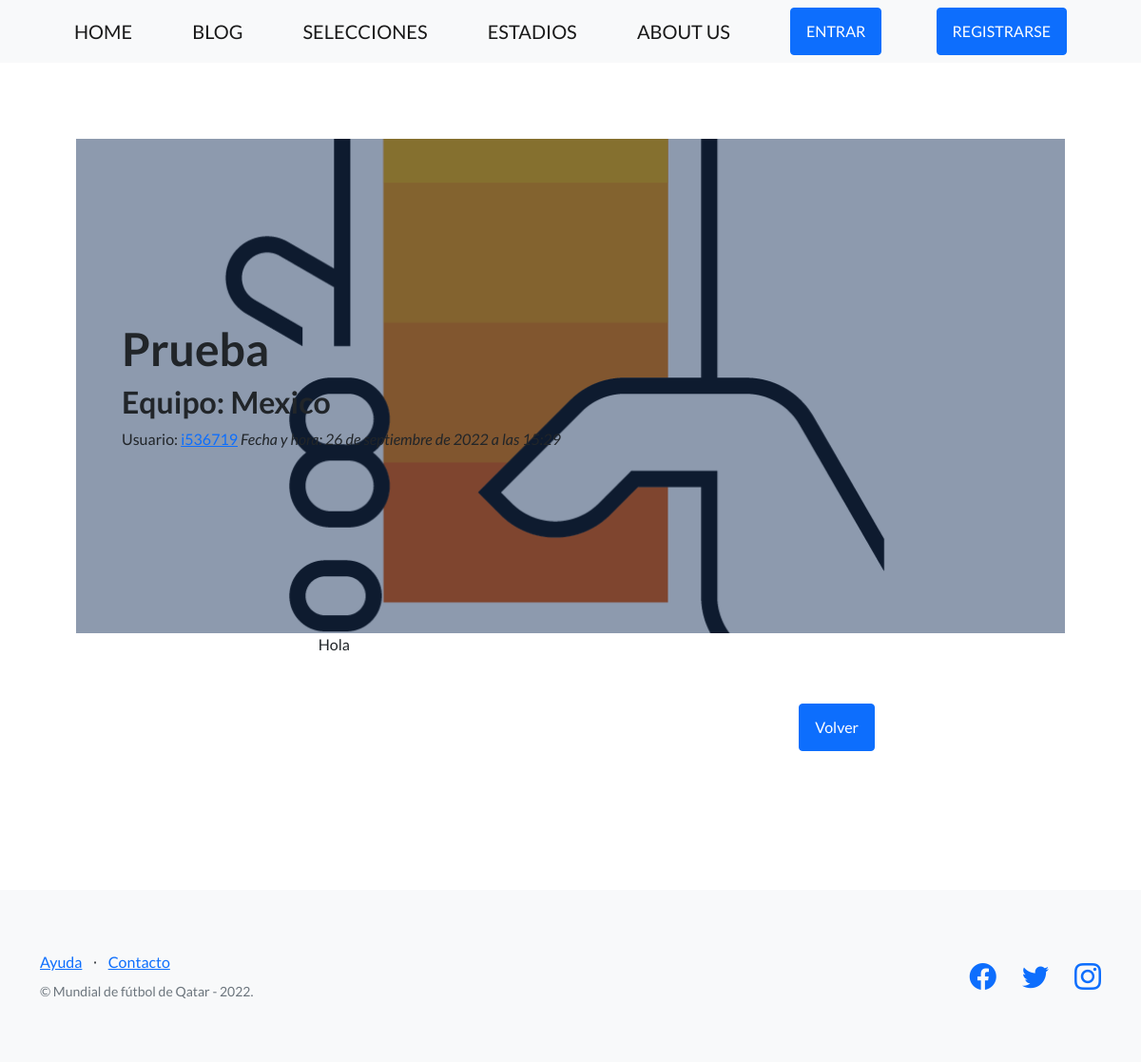
Page /proyecto-mundial/14/ on the earlier database version.
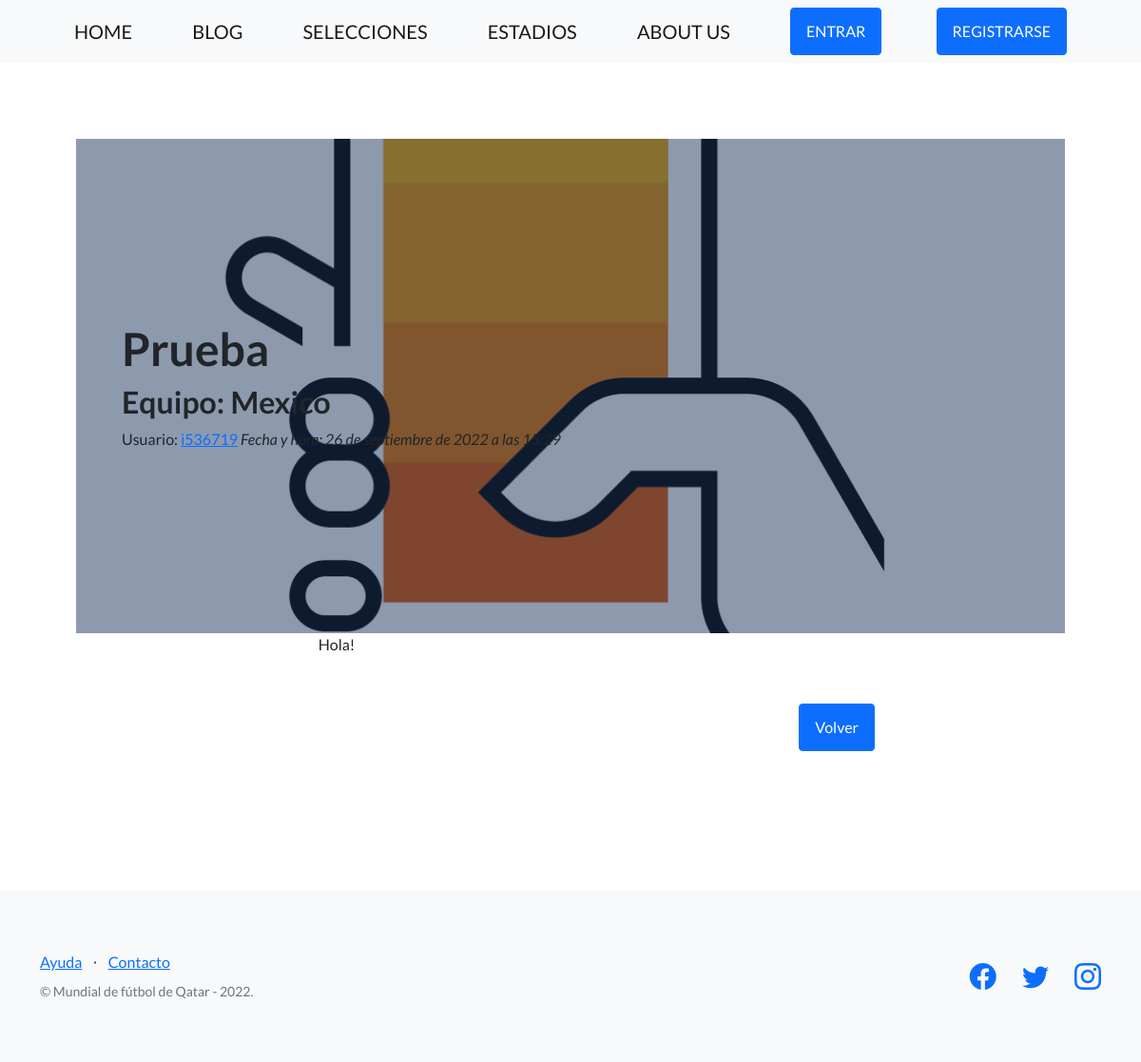
Same page on the later database version.
### AppMundial/models.py (models this page shows, shortened)
class Posts(models.Model):
    id = models.AutoField(primary_key=True)
    titulo=models.CharField(max_length=60)
    equipo=models.CharField(max_length=280)
    posteo=RichTextField()
    creado = models.DateTimeField(auto_now_add=True)
    actualizado = models.DateTimeField(auto_now=True)
    autor = models.ForeignKey(
        settings.AUTH_USER_MODEL,
        on_delete=models.CASCADE,
    )
    image = models.ImageField(upload_to='thumbnail', null=True, blank=True)

### AppMundial/views.py (the view)
# urls.py: path('<pk>/', views.PostDetails.as_view(), name='Detail'),
class PostDetails(DetailView):
    model=Posts
    template_name= 'AppMundial/03-1-readpost.html'

### templates/AppMundial/03-1-readpost.html (shortened to what this page needs)
{% extends "AppMundial/01-plantilla_base.html" %}
{% load static%}
{% block contenido_base %}
<body>
    <header class="masthead" style="background-image: url(media/thumbnail/{{posts.image}})">
        <div class="container position-relative px-4 px-lg-5">
            <div class="row gx-4 gx-lg-5 left-content-left">
                <div class="col-md-10 col-lg-8 col-xl-7">
                    <div class="post-heading">
                        <h1>{{posts.titulo}}</h1>
                        <h2 class="subheading">Equipo: {{posts.equipo}}</h2>
                        <span class="meta">
                            Usuario:
                            <a href="#!">{{posts.autor}}</a>
                            <i>Fecha y hora: {{posts.creado}}</i>
                        </span>
                    </div>
                </div>
            </div>
        </div>
    </header>
    <posts class="mb-4">
        <div class="container px-4 px-lg-5">
            <div class="row gx-4 gx-lg-5 justify-content-center">
                <div class="col-md-10 col-lg-8 col-xl-7">
                    {{posts.posteo}}
                </div>
            </div>
        </div>
    </posts>
    <p align="right"><button type="button" class="btn btn-primary" style="margin: 50px 200px;"><a href="{% url 'blog'%}" style="color:white; text-decoration:none;">Volver</a></button>
</body>
{% endblock contenido_base %}

Differences in the rows shown:
changed Posts "Prueba": posteo "Hola" → "Hola!"
